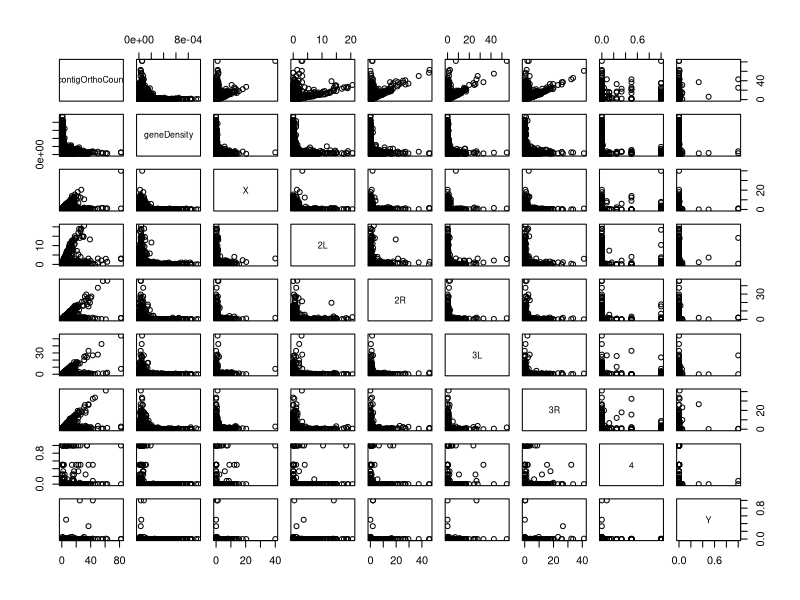
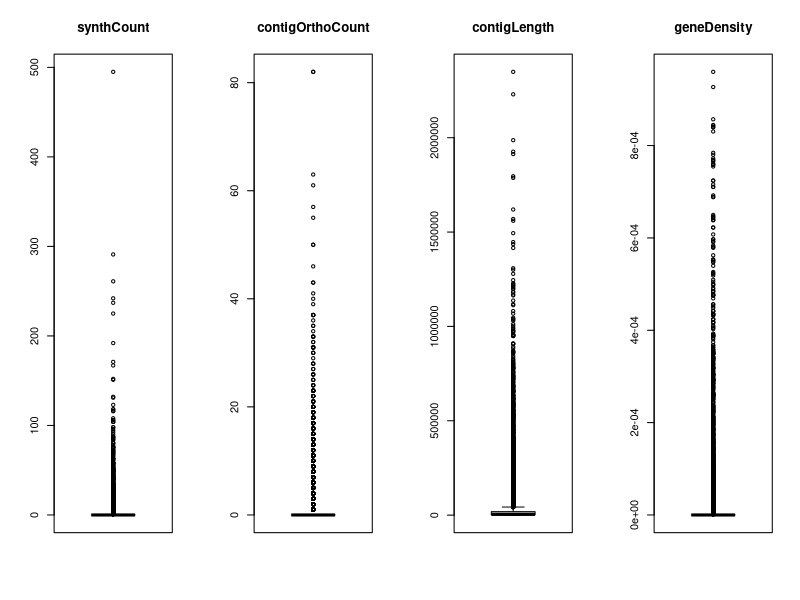
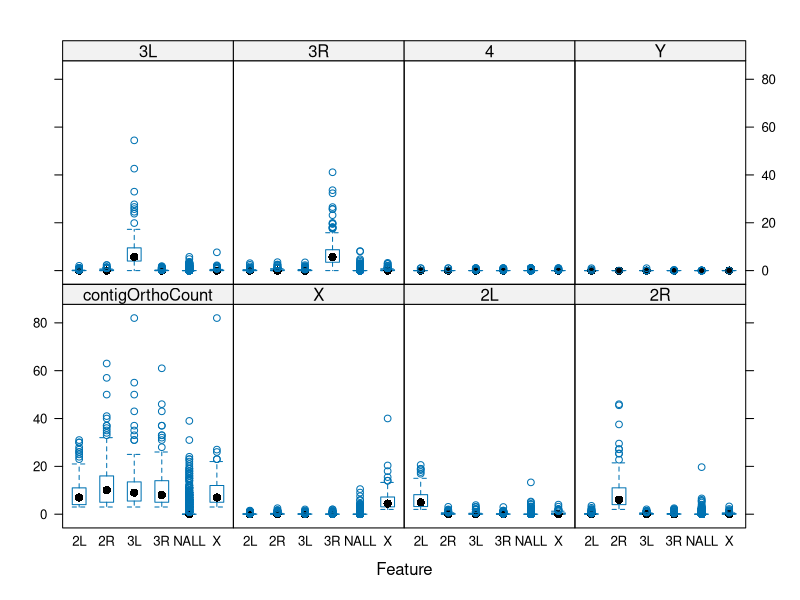

R code for these plots, in order: (Note: this script raises an error after producing the figures.)
## ---- chunk 1
knitr::opts_chunk$set(echo = TRUE)
## ---- chunk 2
library(caret) 
library(openxlsx)
library(dplyr)
## ---- chunk 3
# get the data
aabysLabeledData <- read.xlsx("MachineLearning/LabeledData/aabys_contigs_labeled.xlsx", sheet = 1)
aabysLabeledData <- mutate_at(aabysLabeledData, vars("contigOrthoCount>2", "geneDensity>=0.000003", "maxValue>=40%contigOrthoCount", "allocation"), as.factor)

# construct train data
trainData <- read.xlsx("MachineLearning/LabeledData/aabys_contigs_labeled.xlsx", sheet = 2)
trainData <- mutate_at(trainData, vars("contigOrthoCount>2", "geneDensity>=0.000003", "maxValue>=40%contigOrthoCount", "allocation"), as.factor)

# construct test data
testData <- aabysLabeledData[which(!(aabysLabeledData$contig %in% trainData$contig)),]
colnames(testData) <- make.names(colnames(testData))
## ---- chunk 4
# dimensions of dataset
dim(aabysLabeledData)

# list types for each attribute
sapply(aabysLabeledData, class)


# list the levels for the class
levels(aabysLabeledData$allocation)


# summarize the class distribution
percentage <- prop.table(table(aabysLabeledData$allocation)) * 100
cbind(freq=table(aabysLabeledData$allocation), percentage=percentage)

# visualize the relationships of attributes to each other
plot(aabysLabeledData[,c(3,5,9:15)])

# visualize the attributes of contigs
par(mfrow=c(1,4))
  for(i in 2:5) {
  boxplot(aabysLabeledData[,i], main=names(aabysLabeledData)[i])
  }

# box and whisker plots for each attribute
x <- aabysLabeledData[,c(3,9:15)]
y <- aabysLabeledData[,16]

featurePlot(x=x, y=y, plot = "box")
## ---- chunk 5

# Run algorithms using 10-fold cross validation
control <- trainControl(method="repeatedcv", number=10, repeats = 3)
metric <- "Accuracy"

################################################################################

# subset continuous predictors and the dependent variable
trainFullC <- trainData[c("contigOrthoCount", "geneDensity", "X", "2L", "2R", "3L", "3R", "4", "Y", "allocation")]
colnames(trainFullC) <- make.names(colnames(trainFullC))

# build models
set.seed(0)
fit.lda <- train(allocation~., data=trainFullC, method="lda", metric=metric, trControl=control)

set.seed(0)
fit.cart <- train(allocation~., data=trainFullC, method="rpart", metric=metric, trControl=control)

set.seed(0)
fit.knn <- train(allocation~., data=trainFullC, method="knn", metric=metric, trControl=control)

set.seed(0)
fit.svm <- train(allocation~., data=trainFullC, method="svmRadial", metric=metric, trControl=control)

set.seed(0)
fit.rf <- train(allocation~., data=trainFullC, method="rf", metric=metric, trControl=control)

set.seed(0)
fit.lvq <- train(allocation~., data=trainFullC, method="lvq", metric=metric, trControl=control)

# summarize accuracy of models
results <- resamples(list(lda=fit.lda, cart=fit.cart, knn=fit.knn, svm=fit.svm, rf=fit.rf, lvq=fit.lvq))
summary(results)

# compare accuracy of models
dotplot(results)

# estimate variable importance
importance <- varImp(fit.knn, scale=FALSE)
plot(importance)
importance <- varImp(fit.rf, scale=FALSE)
plot(importance)

################################################################################ 
## ---- chunk 6

# Run algorithms using 10-fold cross validation
control <- trainControl(method="repeatedcv", number=10, repeats = 3)
metric <- "Accuracy"

################################################################################

# subset predictors and the dependent variable
trainFullC <- trainData[c("contigOrthoCount", "geneDensity>=0.000003", "X", "2L", "2R", "3L", "3R", "4", "Y", "allocation")]
colnames(trainFullC) <- make.names(colnames(trainFullC))

# build models

set.seed(0)
fit.cart <- train(allocation~., data=trainFullC, method="rpart", metric=metric, trControl=control)

set.seed(0)
fit.knn <- train(allocation~., data=trainFullC, method="knn", metric=metric, trControl=control)

set.seed(0)
fit.svm <- train(allocation~., data=trainFullC, method="svmRadial", metric=metric, trControl=control)

set.seed(0)
fit.rf <- train(allocation~., data=trainFullC, method="rf", metric=metric, trControl=control)

set.seed(0)
fit.lvq <- train(allocation~., data=trainFullC, method="lvq", metric=metric, trControl=control)

# summarize accuracy of models
results <- resamples(list(cart=fit.cart, knn=fit.knn, svm=fit.svm, rf=fit.rf, lvq=fit.lvq))
summary(results)

# compare accuracy of models
dotplot(results)

# estimate variable importance
importance <- varImp(fit.rf, scale=FALSE)
plot(importance)

################################################################################ 
## ---- chunk 7
print(fit.rf)
## ---- chunk 8

# Run algorithms using 10-fold cross validation
control <- trainControl(method="repeatedcv", number=10, repeats = 3)
metric <- "Accuracy"

################################################################################

# subset predictors and the dependent variable
trainFullC <- trainData[c("contigOrthoCount", "geneDensity>=0.000003", "X", "2L", "2R", "3L", "3R", "4", "Y", "allocation")]
colnames(trainFullC) <- make.names(colnames(trainFullC))

################################################################################

# evaluate different values for ntree while holding mtry constant
tunegrid <- expand.grid(.mtry=2)

modelList <- list()
for (ntree in c(500, 1000, 1500, 2000, 2500)) {
  
	set.seed(0)
	fit <- train(allocation~., data=trainFullC, method="rf", metric=metric, tuneGrid=tunegrid, trControl=control, ntree=ntree)

	key <- toString(ntree)
	modelList[[key]] <- fit
}

# compare results
results <- resamples(modelList)
summary(results)
dotplot(results)

## ---- chunk 9

# Run algorithms using 10-fold cross validation
control <- trainControl(method="repeatedcv", number=10, repeats = 3)
metric <- "Accuracy"

# subset predictors and the dependent variable
trainFullC <- trainData[c("contigOrthoCount", "geneDensity>=0.000003", "X", "2L", "2R", "3L", "3R", "4", "Y", "allocation")]
colnames(trainFullC) <- make.names(colnames(trainFullC))

# fit the final model
tunegrid <- expand.grid(.mtry=2)

set.seed(0)
fit.rf <- train(allocation~., data=trainFullC, method="rf", metric=metric, tuneGrid=tunegrid, trControl=control, ntree=2000)

print(fit.rf)
## ---- chunk 10

# estimate skill of RF on the validation dataset
predictions <- predict(fit.rf, testData)
confusionMatrix(predictions, testData$allocation)
## ---- chunk 11

# load the data for prediction, subset predictors, turn discrete variables to factors, correct the column names
MIIIDataF <- read.xlsx("MachineLearning/PredictedData/MIII_contigs_predicted.xlsx")
MVDataF   <- read.xlsx("MachineLearning/PredictedData/MV_contigs_predicted.xlsx")
MIDataF   <- read.xlsx("MachineLearning/PredictedData/MI_contigs_predicted.xlsx")

MIIIData <- MIIIDataF[c("contigOrthoCount", "geneDensity>=0.000003", "X", "2L", "2R", "3L", "3R", "4", "Y", "allocation")]
MVData   <- MVDataF[c("contigOrthoCount", "geneDensity>=0.000003", "X", "2L", "2R", "3L", "3R", "4", "Y", "allocation")]
MIData   <- MIDataF[c("contigOrthoCount", "geneDensity>=0.000003", "X", "2L", "2R", "3L", "3R", "4", "Y", "allocation")]

MIIIData <- mutate_at(MIIIData, vars("geneDensity>=0.000003", "allocation"), as.factor)
MVData   <- mutate_at(MVData, vars("geneDensity>=0.000003", "allocation"), as.factor)
MIData   <- mutate_at(MIData, vars("geneDensity>=0.000003", "allocation"), as.factor)

colnames(MIIIData) <- make.names(colnames(MIIIData))
colnames(MVData)   <- make.names(colnames(MVData))
colnames(MIData)   <- make.names(colnames(MIData))

################################################################################

# predict the allocation by of RF on the prediction data sets
MIIIDataF$allocation <- predict(fit.rf, MIIIData)
MVDataF$allocation   <- predict(fit.rf, MVData)
MIDataF$allocation   <- predict(fit.rf, MIData)

write.xlsx(x = MIIIDataF, file = "MachineLearning/PredictedData/MIII_contigs_predicted.xlsx", col.names = TRUE)
write.xlsx(x = MVDataF, file = "MachineLearning/PredictedData/MV_contigs_predicted.xlsx", col.names = TRUE)
write.xlsx(x = MIDataF, file = "MachineLearning/PredictedData/MI_contigs_predicted.xlsx", col.names = TRUE)

